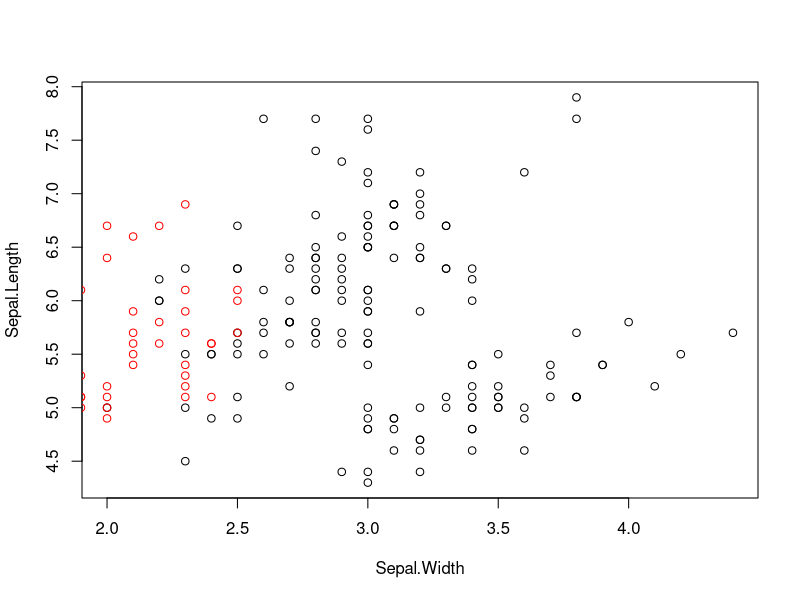
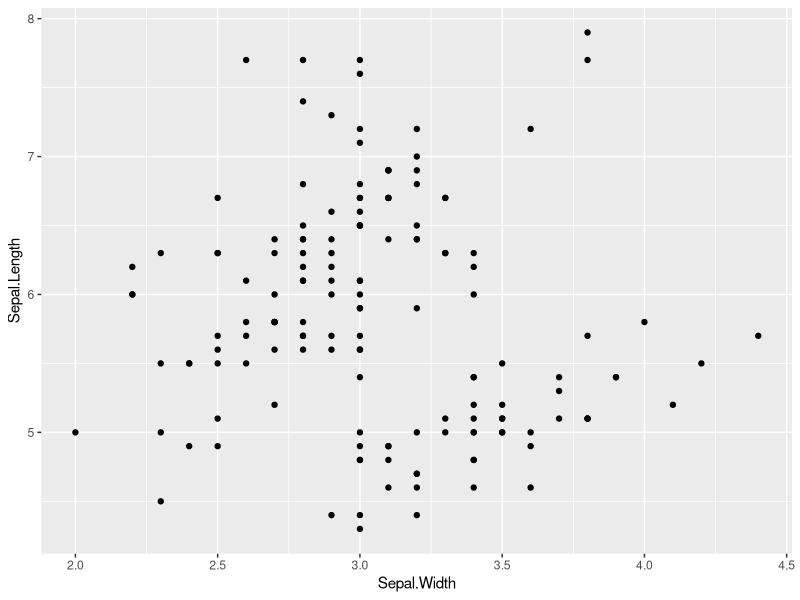
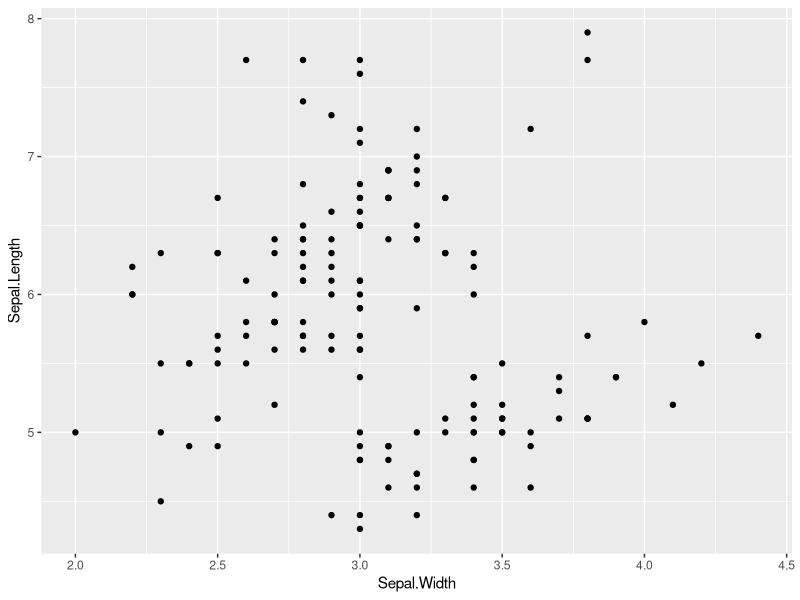
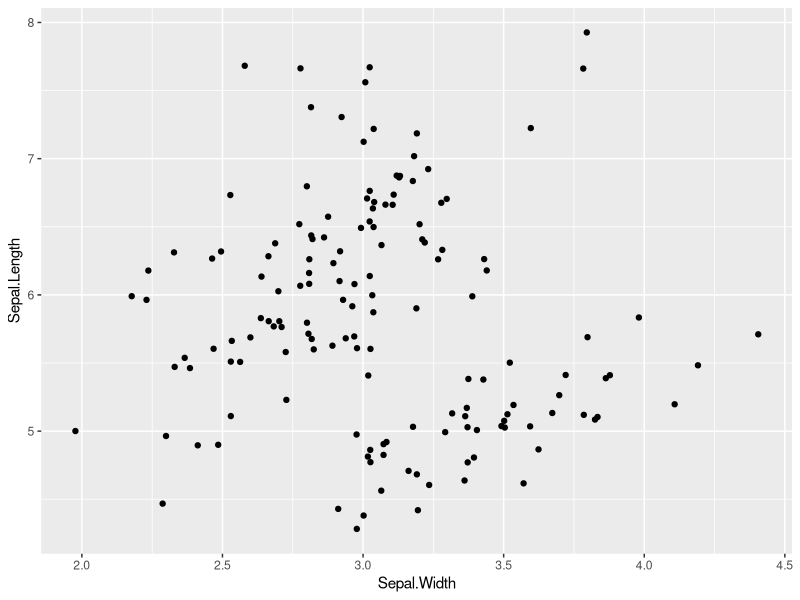
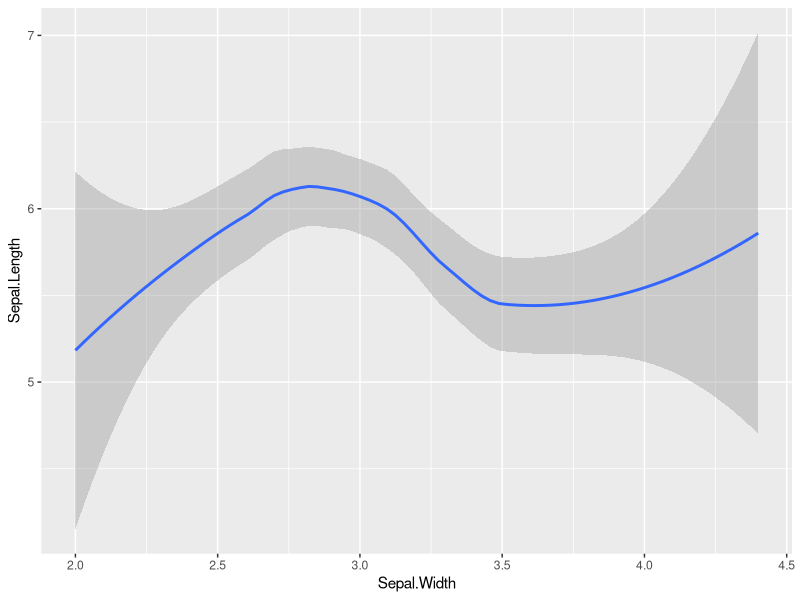
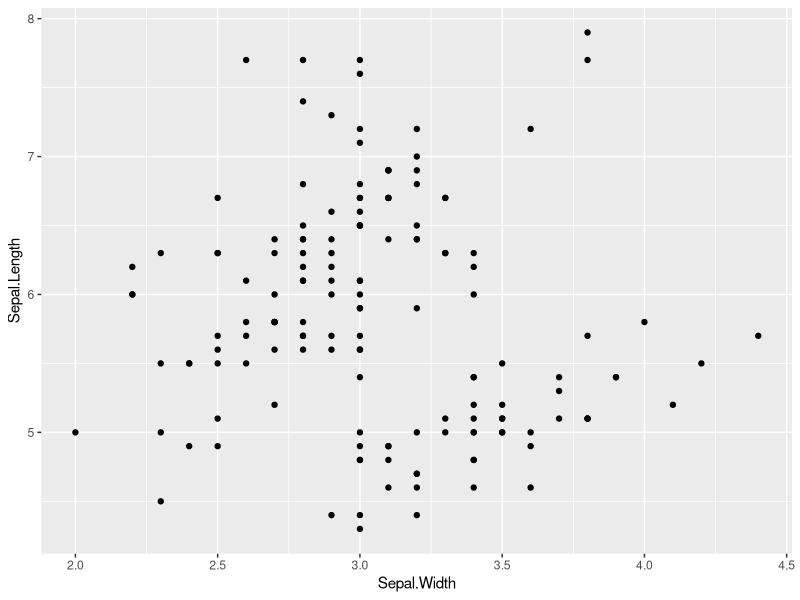
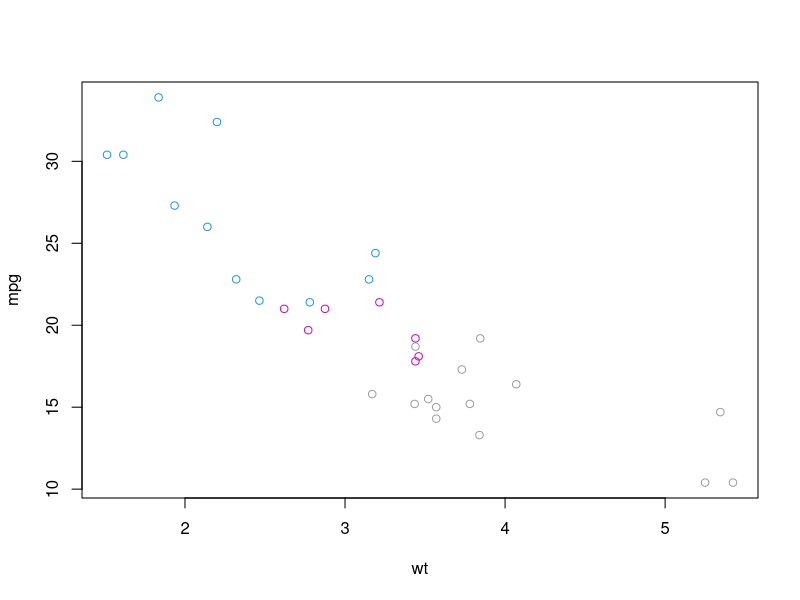
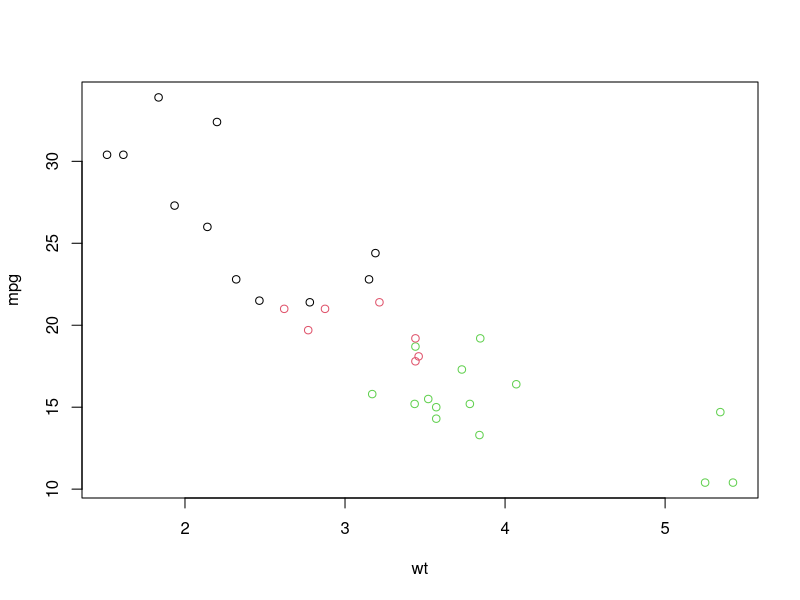

These charts were generated, in order, by the following R code:
library(ggplot2)
## Objects and layers:

## base package plotting:
plot(Sepal.Length ~ Sepal.Width, data = iris) # default is type="p", point
## adding petal params too:
points(Petal.Length ~ Petal.Width, data = iris, col="red") # off to the left
## major problem: plot is an image, not an object you can manipulate once it is drawn.
## legend needs to be added manually
## various plot types require their own functions

## same with ggplot:
ggplot(iris, aes(Sepal.Width,Sepal.Length)) + geom_point()
## ggplot is always the function, for all types of plots

## more can be achieved if not printed on the fly but stored in a variable:
irisplot <- ggplot(iris, aes(Sepal.Width,Sepal.Length))
## than various plots can be tried:
irisplot + geom_point()
irisplot + geom_jitter()
irisplot + stat_smooth()
irisplotpoints <- irisplot + geom_point()
print(irisplotpoints)

## exercises:
## basic plot with not factor categorical:
plot(mpg ~ wt, data=mtcars, col=cyl)
## making it factor:
mtcars$cyl <- as.factor(mtcars$cyl)
## repeating plot
plot(mpg ~ wt, data=mtcars, col=cyl)    # slight variation in colour distribution

## Basic plot 2
# Basic plot
mtcars$cyl <- as.factor(mtcars$cyl)
plot(mpg ~ wt, data=mtcars, col = cyl)

# Use lm() to calculate a linear model and save it as carModel
carModel <- lm(mpg ~ wt, data = mtcars)

# Call abline() with carModel as first argument and set lty to 2
abline(carModel, lty=2, col="blue")

# Plot each subset efficiently with lapply
# You don't have to edit this code
lapply(mtcars$cyl, function(x) {
  abline(lm(mpg ~ wt, mtcars, subset = (cyl == x)), col = x)
  })

# This code will draw the legend of the plot
# You don't have to edit this code
legend(x = 5, y = 33, legend = c(levels(mtcars$cyl),"all"), 
       col = 1:4, pch = c(1,1,1,NA), bty = "n", lty=c(1,1,1,2))

## same with ggplot2:
ggplot(mtcars, aes(x = wt, y = mpg, col = cyl)) +
  geom_point() + # Copy from Plot 2
  geom_smooth(method="lm", se=F) + # Copy from Plot 2
    geom_smooth(method="lm", aes(group=1), col="black",se=F, linetype=2)   # Fill in using instructions Plot 3

## adding another layer of points in ggplot2:
irisplotpoints + geom_point(aes(Petal.Width,Petal.Length),col="red") # values do not disappear
## but this is not the good thing to do: breaks grammar by mixing aesthetics into geometry
## signs:
##   no legend
##   the axis labels are wrong

## solution:
## creation of a wide table:
library(tidyr)
str(iris)

## for iris.wide:
iris.sepal <- data.frame(Species=iris$Species,Length=iris$Sepal.Length,Width=iris$Sepal.Width)
iris.sepal$Part = "Sepal"
iris.sepal$Part = factor(iris.sepal$Part)
iris.petal <- data.frame(Species=iris$Species,Length=iris$Petal.Length,Width=iris$Petal.Width)
iris.petal$Part = "Petal"
iris.petal$Part = factor(iris.petal$Part)
str(iris.sepal)
str(iris.petal)
iris.wide <- rbind(iris.petal,iris.sepal)
str(iris.wide)
rm(iris.sepal)
rm(iris.petal)
ls()

ggplot(iris.wide,aes(Length,Width,shape=Part,col=Species)) + geom_point(size=3,alpha=0.7) +
    ggtitle("Iris")

## a simpler preparation of iris.wide:
iris$rowID <- 1:nrow(iris)              # to avoid duplicate rows error
iris.wide <- iris %>%
    gather(Measure,Value, -c(Species,rowID)) %>%
    separate(Measure,c("Part","Measure"),sep="\\.") %>%
    spread(Measure,Value)
iris <- iris[-6]

## for iris.wide2:
iris.setosa <- data.frame(iris.wide[iris.wide$Species=="setosa",])
iris.versicolor <- data.frame(iris.wide[iris.wide$Species=="versicolor",])
iris.virginica <- data.frame(iris.wide[iris.wide$Species=="virginica",])
iris.setosa <- iris.setosa[-1]
iris.versicolor <- iris.versicolor[-1]
iris.virginica <- iris.virginica[-1]
iris.setosa <- gather(iris.setosa,Measure,Setosa,-Part)
iris.versicolor <- gather(iris.versicolor,Measure,Versicolor,-Part)
iris.virginica <- gather(iris.virginica,Measure,Virginica,-Part)
str(iris.setosa)
str(iris.versicolor)
str(iris.virginica)

iris.wide2 <- data.frame(Measure=iris.setosa$Measure,
                         Part=iris.setosa$Part,
                         Setosa=iris.setosa$Setosa,
                         Versicolor=iris.versicolor$Versicolor,
                         Virginica=iris.virginica$Virginica)

str(iris.wide2)
rm(iris.setosa)
rm(iris.versicolor)
rm(iris.virginica)

ggplot(iris.wide2, aes(Part,Setosa, col=Measure)) + geom_jitter()
ggplot(iris.wide2, aes(Measure,Setosa, col=Part)) + geom_jitter()
## it would be a tad unprofessional to prepare the three plots one by one
## also, it was lucky that the number of measurements were the same for each species
## therefore, starting afresh from iris.wide:

## for iris.clean
str(iris.wide)
iris.clean <- gather(iris.wide,Measure,Value,-c(Species,Part))
iris.clean$Measure = factor(iris.clean$Measure)
str(iris.clean)

ggplot(iris.clean, aes(Part,Value, col=Measure,shape=Species)) + geom_jitter()
ggplot(iris.clean, aes(Part,Value, col=Species,shape=Measure)) + geom_jitter() # best
ggplot(iris.clean, aes(Part,Value, col=Species,shape=Measure)) + geom_point() # this one shows what jitter means
ggplot(iris.clean, aes(Measure,Value, col=Part,shape=Species)) + geom_jitter()
ggplot(iris.clean, aes(Measure,Value, col=Species,shape=Part)) + geom_jitter() # second best

## same with facet:
ggplot(iris.clean, aes(x = Species, y = Value, col = Part)) +
  geom_jitter() +
  facet_grid(. ~ Measure)

## creation of the above data.frame in two easy steps:
iris.tidy <- iris %>%
    gather(key, Value, -Species) %>%
    separate(key,c("Part","Measure"), sep="\\.")
str(iris.tidy)

## another depiction:
ggplot(iris.wide, aes(x = Length, y = Width, col = Part)) +
    geom_jitter() +
    facet_grid(. ~ Species)               # each species in separate plot
